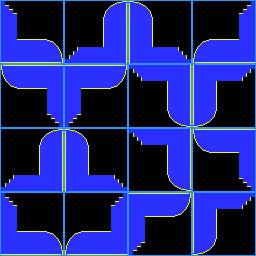

Rendered tile map (Tiled .tmx) drawn with the repository's tilesets; below, a short description and the map source with its tile grids summarised:
An orthogonal 4x4 tile map with 64x64 px tiles, 1 tile layer (Capa de Patrones 1).

<map version="1.0" orientation="orthogonal" width="4" height="4" tilewidth="64" tileheight="64">
 <tileset firstgid="1" name="TiledReader" tilewidth="64" tileheight="64">
  <image source="TiledReader.png" width="128" height="128" />
 </tileset>
 <layer name="Capa de Patrones 1" width="4" height="4">
  <properties>
   <property name="Depth" value="10.0" />
  </properties>
  <data>[16 cells, 16 non-empty, 1 distinct tile ids]</data>
 </layer>
</map>
